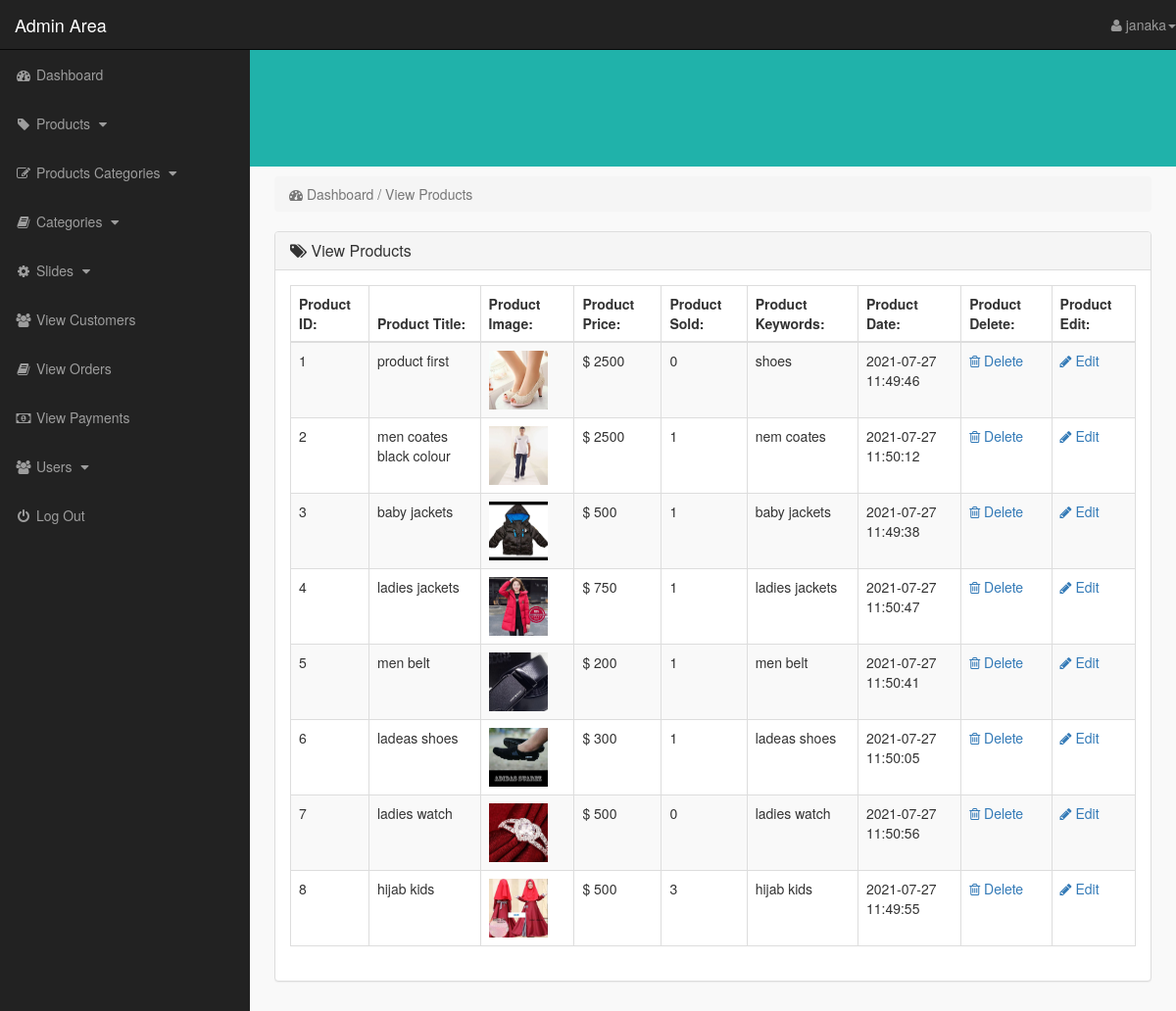
Page /admin_area/index.php?view_products (signed in) on the committed database.
### tables this page shows
CREATE TABLE `product` (
  `product_id` int(11) NOT NULL,
  `p_cat_id` int(11) NOT NULL,
  `cat_id` int(11) NOT NULL,
  `date` timestamp NOT NULL DEFAULT CURRENT_TIMESTAMP ON UPDATE CURRENT_TIMESTAMP,
  `product_title` text NOT NULL,
  `product_url` text NOT NULL,
  `product_img1` text NOT NULL,
  `product_img2` text NOT NULL,
  `product_img3` text NOT NULL,
  `product_price` int(11) NOT NULL,
  `product_keywords` text NOT NULL,
  `product_desc` text NOT NULL,
  `product_lable` text NOT NULL
);

### admin_area/view_products.php (the view)
<?php
    if(!isset($_SESSION['admin_email'])){
        echo "<script>window.open('login.php','_self')</script>";
    }else{
?>
<div class="row">
    <div class="col-lg-12">
        <ol class="breadcrumb">
            <li class="active">
                <i class="fa fa-dashboard"></i> Dashboard / View Products
            </li>
        </ol>
    </div>
</div>
<div class="row">
    <div class="col-lg-12">
        <div class="panel panel-default">
            <div class="panel-heading">
               <h3 class="panel-title">
                   <i class="fa fa-tags"></i>  View Products
               </h3>
            </div>
            <div class="panel-body">
                <div class="table-responsive">
                    <table class="table table-striped table-bordered table-hover">
                        <thead>
                            <tr>
                                <th> Product ID: </th>
                                <th> Product Title: </th>
                                <th> Product Image: </th>
                                <th> Product Price: </th>
                                <th> Product Sold: </th>
                                <th> Product Keywords: </th>
                                <th> Product Date: </th>
                                <th> Product Delete: </th>
                                <th> Product Edit: </th>
                            </tr>
                        </thead>
                        <tbody>
                            <?php
                                $i=0;
                                $get_pro = "select * from product";
                                $run_pro = mysqli_query($con,$get_pro);
                                while($row_pro=mysqli_fetch_array($run_pro)){
                                    $pro_id = $row_pro['product_id'];
                                    $pro_title = $row_pro['product_title'];
                                    $pro_img1 = $row_pro['product_img1'];
                                    $pro_price = $row_pro['product_price'];
                                    $pro_keywords = $row_pro['product_keywords'];
                                    $pro_date = $row_pro['date'];
                                    $i++;
                            ?>
                            <tr>
                                <td> <?php echo $i; ?> </td>
                                <td> <?php echo $pro_title; ?> </td>
                                <td> <img src="product_images/<?php echo $pro_img1; ?>" width="60" height="60"></td>
                                <td> $ <?php echo $pro_price; ?> </td>
                                <td> <?php
                                        $get_sold = "select * from pending_orders where product_id='$pro_id'";
                                        $run_sold = mysqli_query($con,$get_sold);
                                        $count = mysqli_num_rows($run_sold);
                                        echo $count;
                                     ?>
                                </td>
                                <td> <?php echo $pro_keywords; ?> </td>
                                <td> <?php echo $pro_date; ?> </td>
                                <td>
                                     <a href="index.php?delete_product=<?php echo $pro_id; ?>">
                                        <i class="fa fa-trash-o"></i> Delete
                                     </a>
                                </td>
                                <td>
                                     <a href="index.php?edit_product=<?php echo $pro_id; ?>">
                                        <i class="fa fa-pencil"></i> Edit
                                     </a>
                                </td>
                            </tr>
                            <?php } ?>
                        </tbody>
                    </table>
                </div>
            </div>
        </div>
    </div>
</div>
<?php } ?>

### admin_area/includes/sidebar.php (shortened to what this page needs)
<?php
if (!isset($_SESSION['admin_email'])) {
    echo "<script>window.open('login.php','_self')</script>";
}else{
 ?>
<nav class="navbar navbar-inverse navbar-fixed-top ">
    <div class="navbar-header">
        <a href="index.php?dashboard" class="navbar-brand">Admin Area</a>
    </div>
    <ul class="nav navbar-right top-nav">
        <li class="dropdown">
            <a href="#" class="dropdown-toggle" data-toggle="dropdown">
                <i class="fa fa-user"></i> <?php echo $admin_name; ?><b class="caret"></b>
            </a>
        </li>
    </ul>
    <div class="collapse navbar-collapse navbar-ex1-collapse">
        <ul class="nav navbar-nav side-nav">
            <li>
                <a href="index.php?dashboard">
                        <i class="fa fa-fw fa-dashboard"></i> Dashboard
                </a>
            </li>
            <li>
                <a href="#" data-toggle="collapse" data-target="#products">
                        <i class="fa fa-fw fa-tag"></i> Products
                        <i class="fa fa-fw fa-caret-down"></i>
                </a>
            </li>
            <li>
                <a href="#" data-toggle="collapse" data-target="#p_cat">
                        <i class="fa fa-fw fa-edit"></i> Products Categories
                        <i class="fa fa-fw fa-caret-down"></i>
                </a>
            </li>
            <li>
                <a href="#" data-toggle="collapse" data-target="#cat">
                        <i class="fa fa-fw fa-book"></i> Categories
                        <i class="fa fa-fw fa-caret-down"></i>
                </a>
            </li>
            <li>
                <a href="#" data-toggle="collapse" data-target="#slides">
                        <i class="fa fa-fw fa-gear"></i> Slides
                        <i class="fa fa-fw fa-caret-down"></i>
                </a>
            </li>
            <li>
                <a href="index.php?view_customers">
                    <i class="fa fa-fw fa-users"></i> View Customers
                </a>
            </li>
            <li>
                <a href="index.php?view_orders">
                    <i class="fa fa-fw fa-book"></i> View Orders
                </a>
            </li>
            <li>
                <a href="index.php?view_payments">
                    <i class="fa fa-fw fa-money"></i> View Payments
                </a>
            </li>
            <li>
                <a href="#" data-toggle="collapse" data-target="#users">
                        <i class="fa fa-fw fa-users"></i> Users
                        <i class="fa fa-fw fa-caret-down"></i>
                </a>
            </li>
            <li>
                <a href="logout.php">
                    <i class="fa fa-fw fa-power-off"></i> Log Out
                </a>
            </li>
        </ul>
    </div>
</nav>
<?php } ?>

### admin_area/styles/style.css (style rules this page uses)
body { margin-top: 100px; }
@media (min-width: 768px) { body { margin-top: 50px; } }
.top-nav { 0 15px; }
.top-nav>li { float: left; display: inline-block; }
.top-nav>li>a { color: #999999; line-height: 20px; padding-top: 15px; padding-bottom: 15px; }
@media (min-width: 768px) { .side-nav { position: fixed; top: 51px; bottom: 0; width: 255px; overflow-y: auto; overflow-x: hidden; background-color: #222222; padding-bottom: 40px; border-radius: 0; } }
@media (min-width: 768px) { .side-nav>li>a { width: 255px; } }
.panel-body { border-radius: 5px; }

### admin_area/styles/login.css (style rules this page uses)
body { padding-top: 10%; background-color: lightseagreen; }

### rows in the picture
product: product_title "product first", product_img1 (picture), product_price "2500", count "0", product_keywords "shoes", date "2021-07-27 11:49:46"
product: product_title "men coates black colour", product_img1 (picture), product_price "2500", count "1", product_keywords "nem coates", date "2021-07-27 11:50:12"
product: product_title "baby jackets", product_img1 (picture), product_price "500", count "1", product_keywords "baby jackets", date "2021-07-27 11:49:38"
product: product_title "ladies jackets", product_img1 (picture), product_price "750", count "1", product_keywords "ladies jackets", date "2021-07-27 11:50:47"
product: product_title "men belt", product_img1 (picture), product_price "200", count "1", product_keywords "men belt", date "2021-07-27 11:50:41"
product: product_title "ladeas shoes", product_img1 (picture), product_price "300", count "1", product_keywords "ladeas shoes", date "2021-07-27 11:50:05"
product: product_title "ladies watch", product_img1 (picture), product_price "500", count "0", product_keywords "ladies watch", date "2021-07-27 11:50:56"
product: product_title "hijab kids", product_img1 (picture), product_price "500", count "3", product_keywords "hijab kids", date "2021-07-27 11:49:55"

### other values in the picture
$admin_name "janaka"
